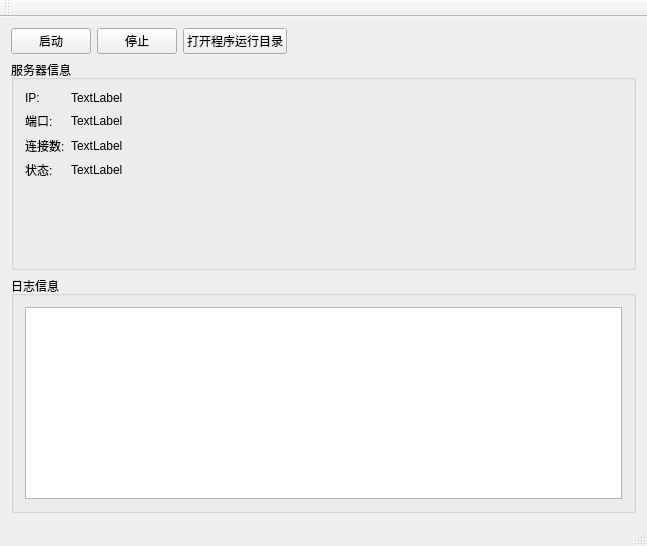
<?xml version="1.0" encoding="UTF-8"?>
<ui version="4.0">
 <class>TcpServerWindow</class>
 <widget class="QMainWindow" name="TcpServerWindow">
  <property name="geometry">
   <rect>
    <x>0</x>
    <y>0</y>
    <width>647</width>
    <height>546</height>
   </rect>
  </property>
  <property name="windowTitle">
   <string>TcpServerWindow</string>
  </property>
  <widget class="QWidget" name="centralWidget">
   <layout class="QGridLayout" name="gridLayout_2">
    <item row="2" column="0">
     <widget class="QGroupBox" name="groupBox_2">
      <property name="title">
       <string>日志信息</string>
      </property>
      <layout class="QGridLayout" name="gridLayout_3">
       <item row="0" column="0">
        <widget class="QTextEdit" name="textEdit_log"/>
       </item>
      </layout>
     </widget>
    </item>
    <item row="1" column="0">
     <widget class="QGroupBox" name="groupBox">
      <property name="title">
       <string>服务器信息</string>
      </property>
      <layout class="QGridLayout" name="gridLayout">
       <item row="0" column="0">
        <widget class="QLabel" name="label">
         <property name="text">
          <string>IP:</string>
         </property>
        </widget>
       </item>
       <item row="2" column="1">
        <widget class="QLabel" name="label_connCount">
         <property name="text">
          <string>TextLabel</string>
         </property>
        </widget>
       </item>
       <item row="1" column="0">
        <widget class="QLabel" name="label_2">
         <property name="text">
          <string>端口:</string>
         </property>
        </widget>
       </item>
       <item row="1" column="1">
        <widget class="QLabel" name="label_port">
         <property name="text">
          <string>TextLabel</string>
         </property>
        </widget>
       </item>
       <item row="0" column="1">
        <widget class="QLabel" name="label_ip">
         <property name="text">
          <string>TextLabel</string>
         </property>
        </widget>
       </item>
       <item row="2" column="0">
        <widget class="QLabel" name="label_3">
         <property name="text">
          <string>连接数:</string>
         </property>
        </widget>
       </item>
       <item row="4" column="0">
        <spacer name="verticalSpacer">
         <property name="orientation">
          <enum>Qt::Vertical</enum>
         </property>
         <property name="sizeHint" stdset="0">
          <size>
           <width>20</width>
           <height>40</height>
          </size>
         </property>
        </spacer>
       </item>
       <item row="1" column="2">
        <spacer name="horizontalSpacer">
         <property name="orientation">
          <enum>Qt::Horizontal</enum>
         </property>
         <property name="sizeHint" stdset="0">
          <size>
           <width>40</width>
           <height>20</height>
          </size>
         </property>
        </spacer>
       </item>
       <item row="3" column="0">
        <widget class="QLabel" name="label_4">
         <property name="text">
          <string>状态:</string>
         </property>
        </widget>
       </item>
       <item row="3" column="1">
        <widget class="QLabel" name="label_status">
         <property name="text">
          <string>TextLabel</string>
         </property>
        </widget>
       </item>
      </layout>
     </widget>
    </item>
    <item row="0" column="0">
     <layout class="QHBoxLayout" name="horizontalLayout">
      <item>
       <widget class="QPushButton" name="pushButton_start">
        <property name="text">
         <string>启动</string>
        </property>
       </widget>
      </item>
      <item>
       <widget class="QPushButton" name="pushButton_stop">
        <property name="text">
         <string>停止</string>
        </property>
       </widget>
      </item>
      <item>
       <widget class="QPushButton" name="pushButton_openCurrentDir">
        <property name="text">
         <string>打开程序运行目录</string>
        </property>
       </widget>
      </item>
      <item>
       <spacer name="horizontalSpacer_2">
        <property name="orientation">
         <enum>Qt::Horizontal</enum>
        </property>
        <property name="sizeHint" stdset="0">
         <size>
          <width>40</width>
          <height>20</height>
         </size>
        </property>
       </spacer>
      </item>
     </layout>
    </item>
   </layout>
  </widget>
  <widget class="QMenuBar" name="menuBar">
   <property name="geometry">
    <rect>
     <x>0</x>
     <y>0</y>
     <width>647</width>
     <height>22</height>
    </rect>
   </property>
  </widget>
  <widget class="QToolBar" name="mainToolBar">
   <attribute name="toolBarArea">
    <enum>TopToolBarArea</enum>
   </attribute>
   <attribute name="toolBarBreak">
    <bool>false</bool>
   </attribute>
  </widget>
  <widget class="QStatusBar" name="statusBar"/>
 </widget>
 <layoutdefault spacing="6" margin="11"/>
 <resources/>
 <connections/>
</ui>
